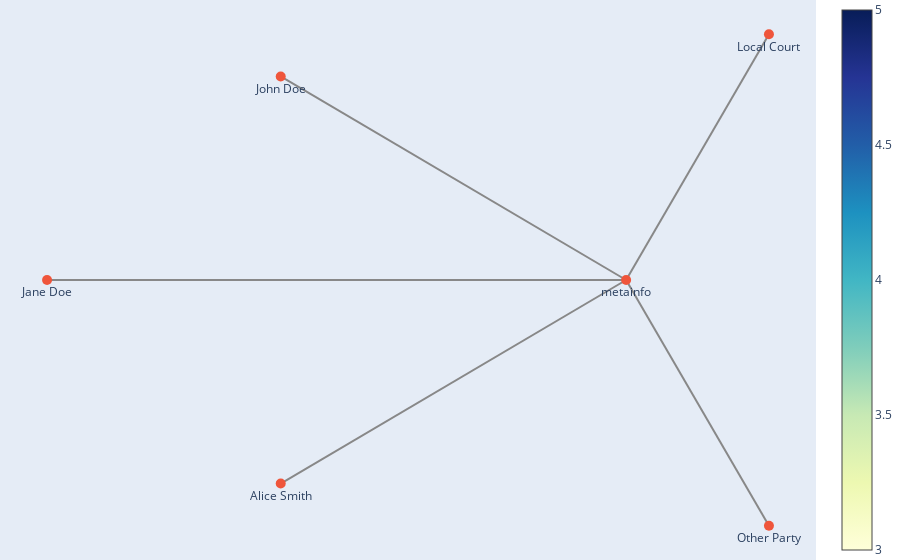

The notebook cell this image was saved under:
### Code cell
# Use this function to visualize your graph
visualize_knowledge_graph_interactive(kg)

### Figure 1 — Plotly figure (JSON) as saved in the notebook; plotly's stock layout.template omitted (floating-point values rounded to 4 significant figures)
{"data": [{"line": {"color": "#888", "width": 2}, "mode": "lines", "type": "scatter", "x": [0.2923, 0.5468, null, 0.2923, -0.3232, null, 0.2923, -0.7396, null, 0.2923, -0.3232, null, 0.2923, 0.5468, null], "y": [-2.161e-08, 1, null, -2.161e-08, 0.8282, null, -2.161e-08, -5.367e-08, null, -2.161e-08, -0.8282, null, -2.161e-08, -1.0, null]}, {"hoverinfo": "text", "hovertext": ["name: metainfo<br>案号: XYZ123<br>案件名称: Loan Dispute<br>借款次数情况: 3<br>案件复杂情况: High<br>是否存在错判情况: No<br>是否存在判决书笔误: Yes", "name: Local Court", "name: John Doe<br>新信息: Updated Info", "name: Jane Doe", "name: Alice Smith", "name: Other Party"], "marker": {"colorscale": [[0, "rgb(255,255,217)"], [0.125, "rgb(237,248,177)"], [0.25, "rgb(199,233,180)"], [0.375, "rgb(127,205,187)"], [0.5, "rgb(65,182,196)"], [0.625, "rgb(29,145,192)"], [0.75, "rgb(34,94,168)"], [0.875, "rgb(37,52,148)"], [1, "rgb(8,29,88)"]], "showscale": true, "size": 10}, "mode": "markers+text", "text": ["metainfo", "Local Court", "John Doe", "Jane Doe", "Alice Smith", "Other Party"], "textposition": "bottom center", "type": "scatter", "x": [0.2923, 0.5468, -0.3232, -0.7396, -0.3232, 0.5468], "y": [-2.161e-08, 1, 0.8282, -5.367e-08, -0.8282, -1.0]}, {"hoverinfo": "text", "marker": {"color": "rgba(0, 0, 0, 0)", "size": 1}, "mode": "markers", "text": ["relationship: handled_by", "relationship: complaint_from", "relationship: defendant", "relationship: guarantor", "relationship: involved"], "type": "scatter", "x": [0.4196, -0.01545, -0.2237, -0.01545, 0.4196], "y": [0.5, 0.4141, -3.764e-08, -0.4141, -0.5]}], "layout": {"autosize": true, "hovermode": "closest", "margin": {"b": 0, "l": 0, "r": 0, "t": 0}, "showlegend": false, "xaxis": {"autorange": true, "range": [-0.8257, 0.633], "showgrid": false, "showticklabels": false, "type": "linear", "zeroline": false}, "yaxis": {"autorange": true, "range": [-1.156, 1.156], "showgrid": false, "showticklabels": false, "type": "linear", "zeroline": false}}}
